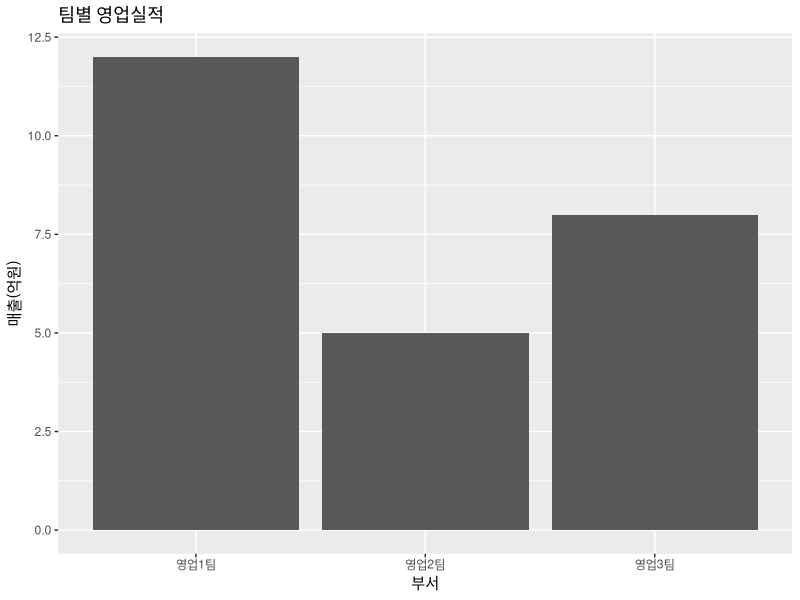
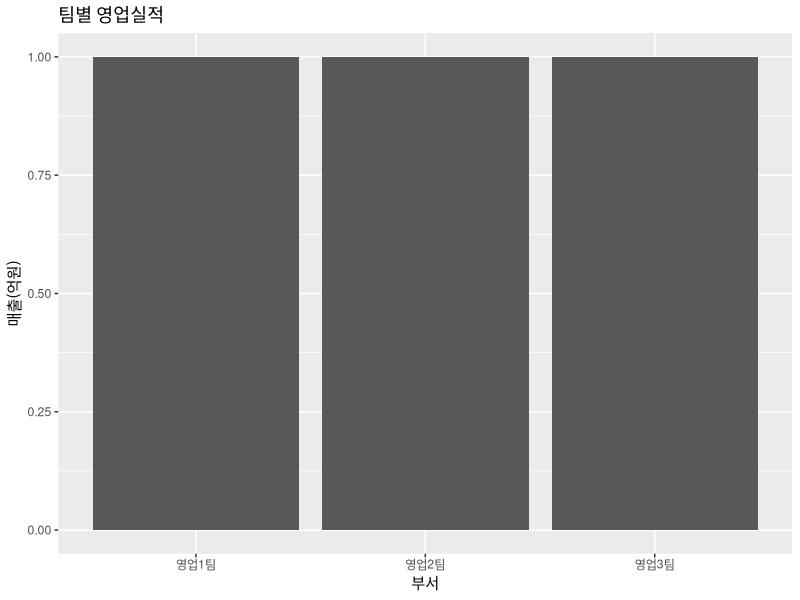
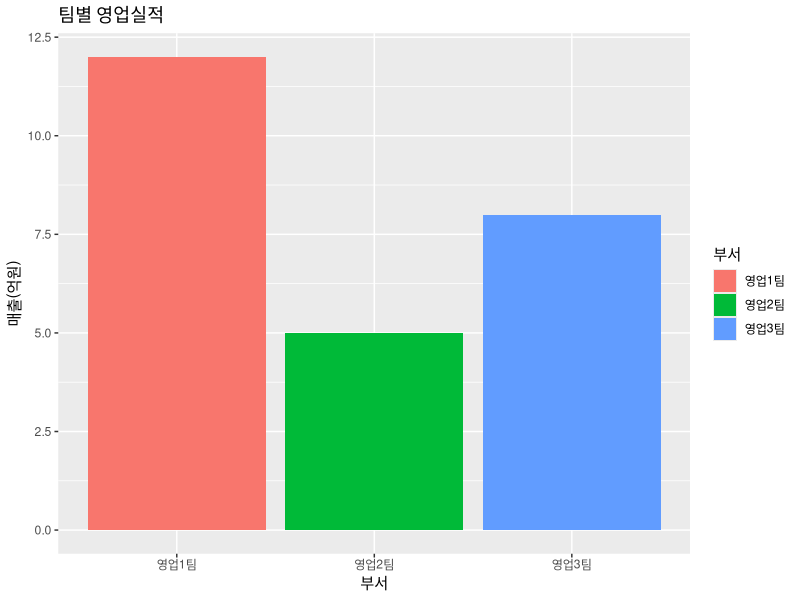
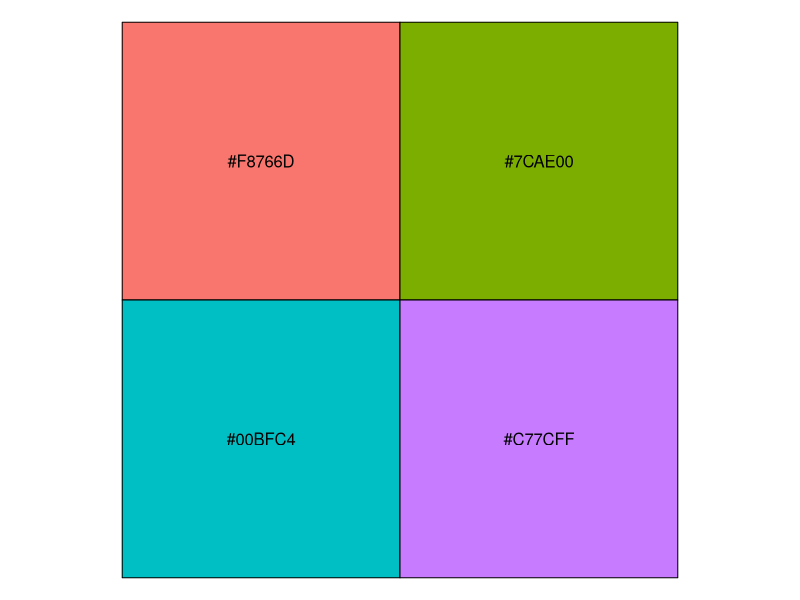
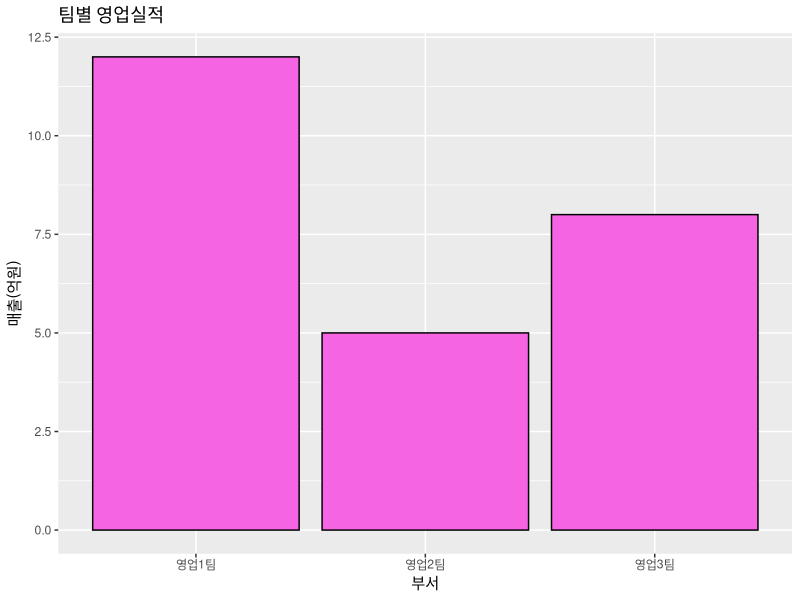
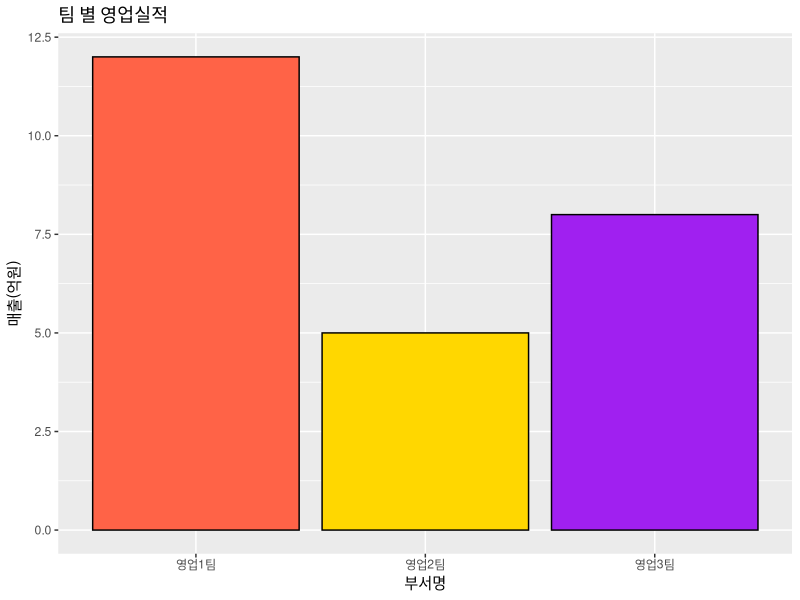
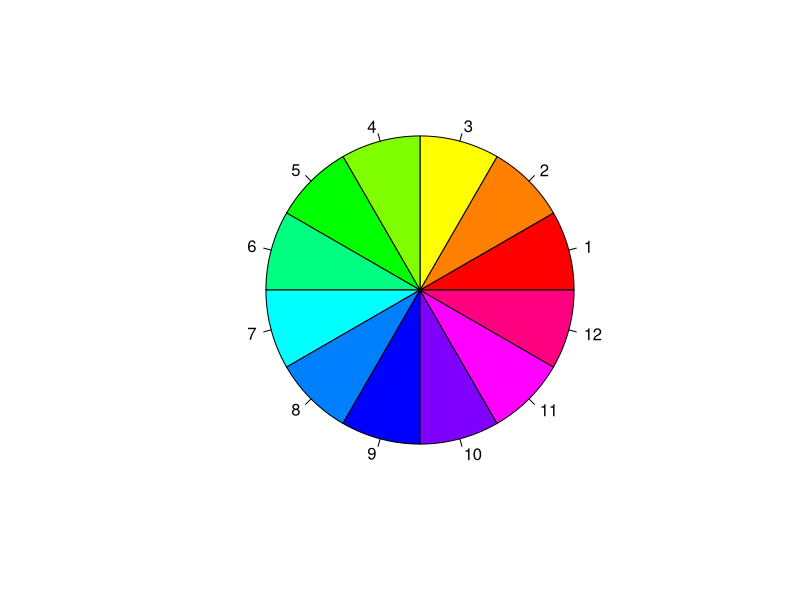
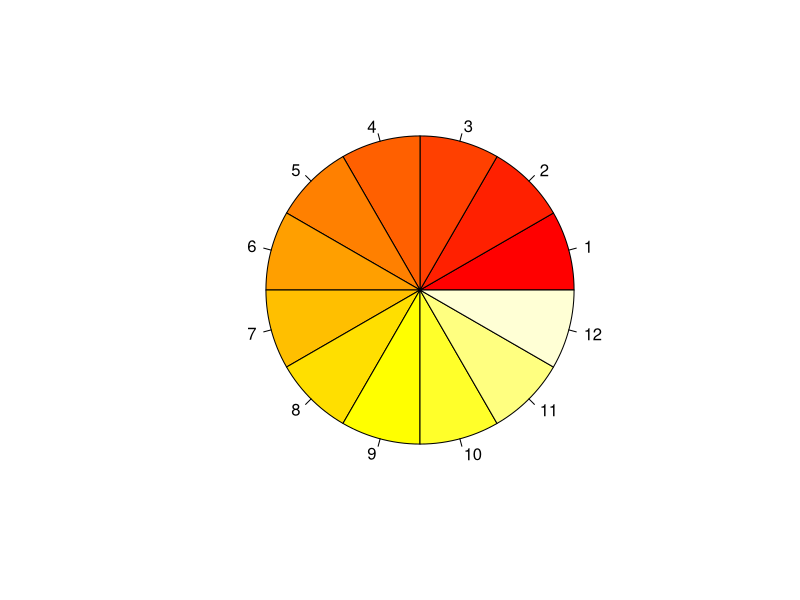

The R script that drew these images, in order:
# 4장 그래프
# 막대그래프

library(ggplot2)
# 데이터 저장(데이터 프레임)
dept = c("영업1팀", "영업2팀", "영업3팀")
sales = c(12, 5, 8)
df1 = data.frame(부서 = dept, 매출=sales, 분기="1분기")
df1

# 막대그래프(1. 그래프의 데이터 초기화, 2. 그래프 모양, 3. 제목과 라벨 설정)
ggplot(data = df1, aes(x=부서, y=매출)) +
  geom_bar(stat = "identity") +
  labs(title = "팀별 영업실적", x="부서", y="매출(억원)")

# 각 부서별 매출 건수
ggplot(data = df1, aes(x=부서)) +
  geom_bar(stat = "count") +
  labs(title = "팀별 영업실적", x="부서", y="매출(억원)")

# 막대에 자동색 지정
ggplot(data = df1, aes(x=부서, y=매출, fill = 부서)) +
  geom_bar(stat = "identity") +
  labs(title = "팀별 영업실적", x="부서", y="매출(억원)")

# 자동 지정되는 색깔 확인
install.packages("scales")
library(scales)
hex = hue_pal()(4)
show_col(hex)

# 막대에 동일한 채우기 및 테두리선 색상 지정
library(ggplot2)
ggplot(data = df1, aes(x=부서, y=매출)) +
  geom_bar(stat = "identity", fill = "#F564E3", color = "black") +
  labs(title = "팀별 영업실적", x="부서", y="매출(억원)")

# 막대마다 사용자가 지정한 색상으로 변경
ggplot(data = df1, aes(x=부서, y=매출))+
  geom_bar(stat = "identity", fill=c("tomato", "gold", "purple"), color="black")+
  labs(title = "팀 별 영업실적", x="부서명", y="매출(억원)")

# gdRdriver, RColorBrewer 색상팔레트를 제공하는 두 가지 패키지

# 1. gdRdriver 패키지의 팔레트
x = rep(1, 12)
pie(x, labels = seq(1, 12), col = rainbow(12))
pie(x, labels = seq(1, 12), col = heat.colors(12))
pie(x, labels = seq(1, 12), col = terrain.colors(12))
pie(x, labels = seq(1, 12), col = topo.colors(12))
pie(x, labels = seq(1, 12), col = cm.colors(12))

# 2. RColorBrewer 패키지의 팔레트
install.packages("RColorBrewer")
library(RColorBrewer)
display.brewer.all()

# 1분기, 2분기의 막대그래프

# 2분기 데이터를 데이터프레임에 저장
dept = c("영업1팀", "영업2팀", "영업3팀")
sales = c(10, 8, 5)

# 1분기와 2분기 데이터를 행으로 연결해서 하나의 데이터프레임에 저장
df2 = data.frame(부서= dept, 매출= sales, 분기 = "2분기")
df = rbind(df1, df2)
df

# 부서별 분기별 막대그래프
ggplot(df, aes(x=부서, y=매출, fill = 분기))+
  geom_bar(stat="identity")

# 부서별 분기별 막대그래프 작성
# 조건 1 > 3분기 실적을 추가
# 조건 2 > gdRdriver 패키지의 팔레트에 있는 색상을 막대에 설정
# 조건 3 > 그래프 제목: 부서별 분기별 영업 실적, x축: 부서명, y축: 영업매출(억원) 
dept = c("영업1팀", "영업2팀", "영업3팀")
sales = c(8, 7, 6)
df3 = data.frame(부서= dept, 매출= sales, 분기 = "3분기")
df = rbind(df1, df2, df3)
df

ggplot(df, aes(x=부서, y=매출, fill = 분기)) +
  geom_bar(stat="identity", fill = heat.colors(9)) +
  labs(title="부서별 분기별 영업 실적", x="부서명", y="영업매출(억원)")

# 분기 별로 사용자 지정색 설정
ggplot(df, aes(x=부서, y=매출, fill = 분기)) +
  geom_bar(stat="identity") +
  scale_fill_manual(values = c("pink", "red", "purple")) +
  labs(title="부서별 분기별 영업 실적", x="부서명", y="영업매출(억원)")

ggplot(df, aes(x=부서, y=매출, fill = 분기)) +
  geom_bar(stat="identity") +
  scale_fill_manual(values = cm.colors(3)) +
  labs(title="부서별 분기별 영업 실적", x="부서명", y="영업매출(억원)")

# 묶은 세로 막대그래프
ggplot(df, aes(x=부서, y=매출, fill = 분기)) +
  geom_bar(stat="identity", position = "dodge") +
  scale_fill_manual(values = cm.colors(3)) +
  labs(title="부서별 분기별 영업 실적", x="부서명", y="영업매출(억원)")

# 바로 직전에 실행된 그래프를 사진 파일로 저장
ggsave("C:/Temp/graph1.png", width = 10, height = 13, units = "cm")


# ===============================================================
# 선그래프: 시간에 따라 데이터의 추이를 살필 때 사용

# 영업 1팀의 6개월 간 데이터를 데이터프레임에 저장
month = c(1, 2, 3, 4, 5, 6)
sales = c(3, 3, 5, 5, 7, 4)
df1 = data.frame(부서 = "영업1팀", 월 = month, 매출 = sales)

# 영업 2팀의 6개월 간 데이터를 데이터프레임에 저장
sales = c(2, 2, 4, 8, 9, 6)
df2 = data.frame(부서 = "영업2팀", 월 = month, 매출 = sales)

# 행으로 df1과 df2를 연결
df = rbind(df1, df2)
df

# 선형 그래프 그리기
# 영업 1팀 데이터만 사용해서
ggplot(data = df1, aes(x=월, y=매출, group = 부서)) + 
  geom_line()+
  labs(title = "월별매출")

# 영업 2팀 데이터만 사용해서
ggplot(data = df2, aes(x=월, y=매출, group = 부서)) + 
  geom_line(color = "green", linewidth = 2) +
  geom_point(color = "red", size = 3) +
  labs(title = "월별매출")

# 영업 1팀, 2팀의 데이터를 사용
ggplot(data = df, aes(x=월, y=매출, group = 부서, color = 부서)) + 
  geom_line(linewidth = 2) +
  geom_point(size = 3) +
  labs(title = "월별매출")

ggplot(data = df, aes(x=월, y=매출, group = 부서, color = 부서)) + 
  geom_line(color = cm.colors(12), linewidth = 2) +
  geom_point(color = cm.colors(12), size = 3) +
  labs(title = "월별매출")

# =============================================================================
# 산포도: 점으로 데이터의 변화를 확인

ggplot(data = women, aes(x=height, y=weight)) +
  geom_point() + 
  labs(title = "미국 30-39세 여성의 키와 몸무게의 상관관계", x="키(inch)", y="체중(pound)")

# 점의 모양, 색상, 크기 설정
ggplot(data = women, aes(x=height, y=weight)) +
  geom_point(shape = 23, color = "tomato", size = 2) + 
  labs(title = "미국 30-39세 여성의 키와 몸무게의 상관관계", x="키(inch)", y="체중(pound)")
